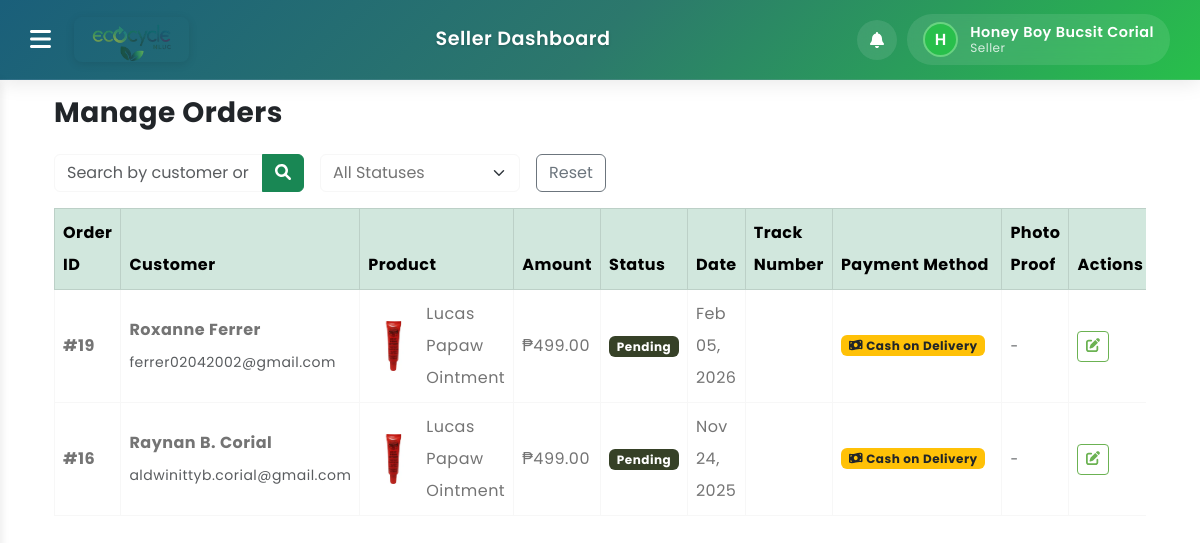
The page /seller-manageorders.php?filter=unread (signed in) on the database its author committed.
### tables this page shows
CREATE TABLE `orders` (
  `order_id` int(11) NOT NULL AUTO_INCREMENT,
  `buyer_id` int(11) NOT NULL,
  `total_amount` decimal(10,2) NOT NULL,
  `status` enum('pending','confirmed','shipped','delivered','cancelled') DEFAULT 'pending',
  `shipping_address` text NOT NULL,
  `payment_method` varchar(50) DEFAULT NULL,
  `tracking_number` varchar(100) DEFAULT NULL,
  `created_at` timestamp NOT NULL DEFAULT current_timestamp(),
  `updated_at` timestamp NOT NULL DEFAULT current_timestamp() ON UPDATE current_timestamp(),
  PRIMARY KEY (`order_id`),
  KEY `buyer_id` (`buyer_id`)
);

CREATE TABLE `buyers` (
  `buyer_id` int(11) NOT NULL AUTO_INCREMENT,
  `fullname` varchar(100) NOT NULL,
  `username` varchar(50) NOT NULL,
  `phone_number` varchar(20) NOT NULL,
  `email` varchar(100) NOT NULL,
  `password` varchar(255) NOT NULL,
  `address` text DEFAULT NULL,
  `documents` varchar(255) DEFAULT NULL,
  `status` enum('active','blocked') DEFAULT 'active',
  `created_at` timestamp NOT NULL DEFAULT current_timestamp(),
  `updated_at` timestamp NOT NULL DEFAULT current_timestamp() ON UPDATE current_timestamp(),
  `last_login` datetime DEFAULT NULL,
  `ecocoins_balance` decimal(10,2) NOT NULL DEFAULT 0.00,
  `reset_token` varchar(255) DEFAULT NULL,
  `reset_token_expires` datetime DEFAULT NULL,
  `reset_required` tinyint(1) DEFAULT 0,
  `failed_attempts` int(11) DEFAULT 0,
  `last_failed_attempt` datetime DEFAULT NULL,
  PRIMARY KEY (`buyer_id`),
  UNIQUE KEY `username` (`username`),
  UNIQUE KEY `email` (`email`)
);

CREATE TABLE `products` (
  `product_id` int(11) NOT NULL AUTO_INCREMENT,
  `seller_id` int(11) NOT NULL,
  `category_id` int(11) NOT NULL,
  `producers` varchar(255) DEFAULT NULL,
  `name` varchar(200) NOT NULL,
  `description` text DEFAULT NULL,
  `price` decimal(10,2) NOT NULL,
  `stock_quantity` int(11) NOT NULL DEFAULT 0,
  `image_url` varchar(255) DEFAULT NULL,
  `status` enum('active','inactive') DEFAULT 'inactive',
  `created_at` timestamp NOT NULL DEFAULT current_timestamp(),
  `updated_at` timestamp NOT NULL DEFAULT current_timestamp() ON UPDATE current_timestamp(),
  PRIMARY KEY (`product_id`),
  KEY `seller_id` (`seller_id`),
  KEY `category_id` (`category_id`)
);

CREATE TABLE `order_items` (
  `order_item_id` int(11) NOT NULL AUTO_INCREMENT,
  `order_id` int(11) NOT NULL,
  `product_id` int(11) NOT NULL,
  `quantity` int(11) NOT NULL,
  `price` decimal(10,2) NOT NULL,
  `status` enum('pending','confirmed','shipped','delivered','cancelled') DEFAULT 'pending',
  `tracking_number` varchar(100) DEFAULT NULL,
  `payment_receipt` varchar(255) DEFAULT NULL,
  `proof_photo` varchar(255) DEFAULT NULL,
  PRIMARY KEY (`order_item_id`),
  KEY `order_id` (`order_id`),
  KEY `product_id` (`product_id`)
);

### seller-manageorders.php (the view, shortened to what this page needs)
<?php
require_once 'config/database.php';
try {
  try {
    $pdo->exec("CREATE TABLE IF NOT EXISTS order_views (
      id INT AUTO_INCREMENT PRIMARY KEY,
      order_id INT NOT NULL,
      seller_id INT NOT NULL,
      viewed_at DATETIME NOT NULL DEFAULT CURRENT_TIMESTAMP,
      UNIQUE KEY ux_order_seller (order_id, seller_id)
    ) ENGINE=InnoDB DEFAULT CHARSET=utf8mb4");
  } catch (PDOException $e) {
  }
  $showUnreadOnly = (isset($_GET['filter']) && $_GET['filter'] === 'unread');
  if ($showUnreadOnly) {
    $query = "
    SELECT
      o.order_id,
      o.created_at,
      o.total_amount,
      o.shipping_address,
      o.payment_method,
      b.fullname as buyer_name,
      b.email as buyer_email,
      b.phone_number as buyer_phone,
      p.name as product_name,
      p.image_url,
      oi.quantity,
      oi.price as item_price,
      oi.payment_receipt,
      oi.order_item_id,
      oi.status as item_status,
      oi.tracking_number as item_tracking_number,
      oi.proof_photo
    FROM Orders o
    JOIN Order_Items oi ON o.order_id = oi.order_id
    JOIN Products p ON oi.product_id = p.product_id
    JOIN Buyers b ON o.buyer_id = b.buyer_id
    WHERE p.seller_id = ?
    AND oi.status = 'pending'
    AND NOT EXISTS (SELECT 1 FROM order_views ov WHERE ov.order_id = o.order_id AND ov.seller_id = ?)
    ORDER BY o.created_at DESC
    ";
    $stmt = $pdo->prepare($query);
    $stmt->execute([getCurrentUserId(), getCurrentUserId()]);
    $orders = $stmt->fetchAll();
  }
} catch (PDOException $e) {
    error_log("Error fetching orders: " . $e->getMessage());
    $orders = [];
}
include 'sellerheader.php';
?>
<!DOCTYPE html>
<html lang="en">
  <head>
    <link rel="stylesheet" href="https://cdn.jsdelivr.net/npm/swiper@9/swiper-bundle.min.css">
    <link href="https://cdn.jsdelivr.net/npm/bootstrap@5.3.0-alpha3/dist/css/bootstrap.min.css" rel="stylesheet">
    <link rel="stylesheet" type="text/css" href="css/vendor.css">
    <link rel="stylesheet" type="text/css" href="style.css">
  </head>
  <body>
    <div class="container-fluid">
      <div class="row">
        <div class="col-12 main-content">
          <div class="container-lg mt-3">
            <div class="d-flex justify-content-between align-items-center mb-4">
              <h3 class="fw-bold mb-0">Manage Orders</h3>
            </div>
            <div class="search-filter-row mb-3" style="display: flex; gap: 1rem; flex-wrap: wrap;">
              <div class="input-group" style="max-width: 250px;">
                <input type="text" id="searchInput" class="form-control" placeholder="Search by customer or product...">
                <button id="searchBtn" class="btn" type="button" style="background-color: #198754; border-color: #198754;">
                  <i class="fas fa-search" style="color: #fff;"></i>
                </button>
              </div>
              <select id="filterStatus" class="form-select" style="max-width: 200px;">
                <option value="">All Statuses</option>
              </select>
              <button type="reset" class="btn btn-outline-secondary" id="resetBtn">Reset</button>
            </div>
            <div class="table-responsive">
              <table class="table table-bordered align-middle">
                <thead class="table-success">
                  <tr>
                    <th>Order ID</th>
                    <th>Customer</th>
                    <th>Product</th>
                    <th>Amount</th>
                    <th>Status</th>
                    <th>Date</th>
                    <th>Track Number</th>
                     <th>Payment Method</th>
                    <th>Photo Proof</th>
                    <th>Actions</th>
                  </tr>
                </thead>
                <tbody>
                  <?php if (empty($orders)): ?>
                    <tr>
                      <td colspan="9" class="text-center text-muted py-4">
                        <i class="fas fa-inbox fa-2x mb-3"></i>
                        <p>No orders found</p>
                        <small>Start selling to see your orders here</small>
                      </td>
                    </tr>
                  <?php else: ?>
                    <?php foreach ($orders as $order): ?>
                      <tr data-order-item-id="<?php echo $order['order_item_id']; ?>" data-order-id="<?php echo $order['order_id']; ?>">
                        <td><strong>#<?php echo htmlspecialchars($order['order_id']); ?></strong></td>
                        <td>
                          <div>
                            <strong><?php echo htmlspecialchars($order['buyer_name']); ?></strong><br>
                            <small class="text-muted"><?php echo htmlspecialchars($order['buyer_email']); ?></small>
                          </div>
                        </td>
                        <td>
                          <div class="d-flex align-items-center">
                            <?php if ($order['image_url']): ?>
                            <img src="<?php echo htmlspecialchars($order['image_url']); ?>"
                                   alt="<?php echo htmlspecialchars($order['product_name']); ?>"
                                   class="me-2" style="width: 50px; height: 50px; object-fit: cover; border-radius: 5px;">
                            <?php endif; ?>
                            <span><?php echo htmlspecialchars($order['product_name']); ?></span>
                          </div>
                        </td>
                        <td>₱<?php echo number_format($order['item_price'] * $order['quantity'], 2); ?></td>
                        <td class="status-cell">
                          <span class="badge <?php
                            switch($order['item_status']) {
                              case 'pending': echo 'bg-secondary'; break;
                            }
                          ?>">
                            <?php echo ucfirst(htmlspecialchars($order['item_status'])); ?>
                          </span>
                        </td>
                        <td><?php echo date('M d, Y', strtotime($order['created_at'])); ?></td>
                        <td class="track-number-cell">
                        </td>
                         <td>
                           <div style="display:flex; align-items:center; justify-content:space-between; gap:8px;">
                             <div style="display:flex; align-items:center; gap:8px;">
                               <?php
                                 $paymentMethod = strtolower($order['payment_method']);
                                 $badgeClass = '';
                                 $icon = '';
                                 $displayText = '';
                                 switch($paymentMethod) {
                                   case 'cod':
                                     $badgeClass = 'badge bg-warning text-dark';
                                     $icon = 'fas fa-money-bill-wave';
                                     $displayText = 'Cash on Delivery';
                                     break;
                                 }
                               ?>
                               <span class="<?php echo $badgeClass; ?>">
                                 <i class="<?php echo $icon; ?> me-1"></i><?php echo $displayText; ?>
                               </span>
                             </div>
                           </div>
                         </td>
                        <td>
                          <?php if (!empty($order['proof_photo'])): ?>
                            <a href="#" class="view-proof-link btn btn-sm btn-outline-primary" data-proof="<?php echo htmlspecialchars($order['proof_photo']); ?>" title="View photo proof" aria-label="View photo proof">
                              <i class="fas fa-image"></i> View
                            </a>
                          <?php else: ?>
                            <?php if ($order['item_status'] === 'delivered'): ?>
                              <button class="btn btn-sm btn-outline-success upload-proof-btn" data-order-item-id="<?php echo htmlspecialchars($order['order_item_id']); ?>" title="Upload proof of delivery">
                                <i class="fas fa-upload"></i> Upload
                              </button>
                            <?php else: ?>
                              <small class="text-muted">-</small>
                            <?php endif; ?>
                          <?php endif; ?>
                        </td>
                        <td>
                          <?php if ($order['item_status'] != 'delivered' && $order['item_status'] != 'cancelled'): ?>
                          <button class="btn btn-sm btn-outline-primary edit-status-btn" title="Edit">
                              <i class="fas fa-edit"></i>
                            </button>
                          <?php else: ?>
                            <button class="btn btn-sm btn-outline-secondary edit-status-btn" title="Edit" disabled>
                              <i class="fas fa-edit"></i>
                            </button>
                          <?php endif; ?>
                        </td>
                      </tr>
                    <?php endforeach; ?>
                  <?php endif; ?>
                </tbody>
              </table>
            </div>
          </div>
        </div>
      </div>
    </div>
  </body>
</html>

### style.css (style rules this page uses)
body { font-family: 'Poppins', sans-serif; --heading-font : "Inter", sans-serif; --bs-link-color: #333; --bs-link-hover-color:#333; --bs-link-color-rgb: 40,40,40; --bs-link-hover-color-rgb: 0,0,0; --bs-light-rgb: 248, 248, 248; --bs-font-sans-serif: "Inter", sans-serif; --bs-body-font-family: 'Poppins', sans-serif; --bs-body-font-size: 1rem; --bs-body-font-weight: 400; --bs-body-line-height: 2; --bs-body-color: #747474; --bs-primary: #6BB252; --bs-primary-rgb: 107, 178, 82; --bs-secondary: #364127; --bs-secondary-rgb: 54, 65, 39; --bs-danger: #F95F09; --bs-danger-rgb: 249, 95, 9; --bs-success: #a3be4c; --bs-success-rgb: 163, 190, 76; --bs-primary-bg-subtle: #FFF9EB; --bs-success-bg-subtle: #eef5e5; --bs-border-color: #F7F7F7; }
.btn-outline-primary { --bs-btn-color: var(--bs-primary); --bs-btn-border-color: var(--bs-primary); --bs-btn-hover-color: #fff; --bs-btn-hover-bg: #ffc107; --bs-btn-hover-border-color: #ffc107; --bs-btn-focus-shadow-rgb: 13,110,253; --bs-btn-active-color: #fff; --bs-btn-active-bg: #ffc107; --bs-btn-active-border-color: #ffc107; --bs-btn-active-shadow: inset 0 3px 5px rgba(0, 0, 0, 0.125); --bs-btn-disabled-color: #fff3cd; --bs-btn-disabled-bg: transparent; --bs-btn-disabled-border-color: #fff3cd; --bs-gradient: none; }
body { letter-spacing: 0.03em; }
h1,h2,h3,h4,h5,h6 { font-family: 'Poppins', sans-serif; color: var(--bs-dark); font-weight: 700; }
.container, .container-fluid, .container-lg, .container-md, .container-sm, .container-xl, .container-xxl { --bs-gutter-x: 3rem; }
.main-content { width: 100%; padding-left: 0; padding-right: 0; }

### sellerheader.php (style rules this page uses)
body { padding-top: 80px; font-family: 'Poppins', sans-serif; background-color: #f8f9fa; }

### rows shown on the page
orders: order_id "19", buyer.fullname "Roxanne Ferrer", buyer.email "ferrer02042002@gmail.com", products.image_url (picture), products.name "Lucas Papaw Ointment", order_items.price "499.00", order_items.status "Pending", created_at "Feb 05, 2026", payment_method "Cash on Delivery"
orders: order_id "16", buyer.fullname "Raynan B. Corial", buyer.email "aldwinittyb.corial@gmail.com", products.image_url (picture), products.name "Lucas Papaw Ointment", order_items.price "499.00", order_items.status "Pending", created_at "Nov 24, 2025", payment_method "Cash on Delivery"

### other values the page prints
$first_letter "H"
$seller_name "Honey Boy Bucsit Corial"
